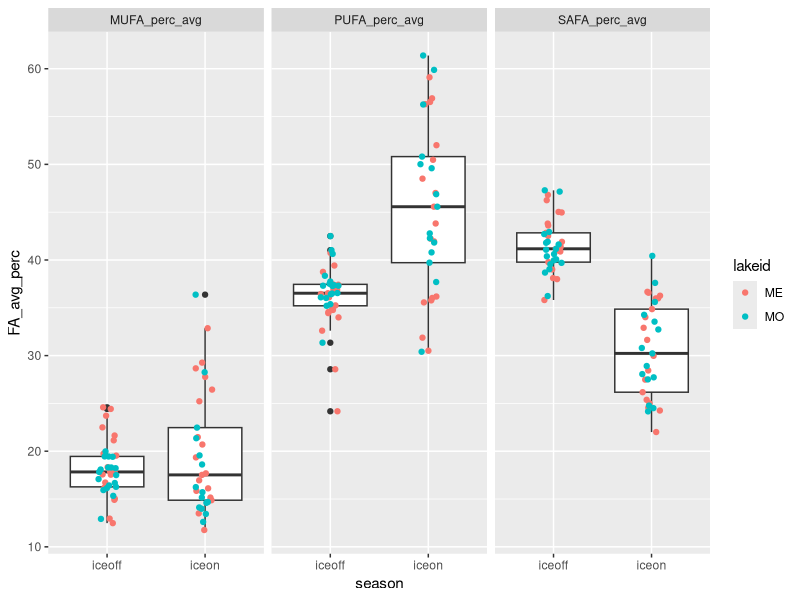
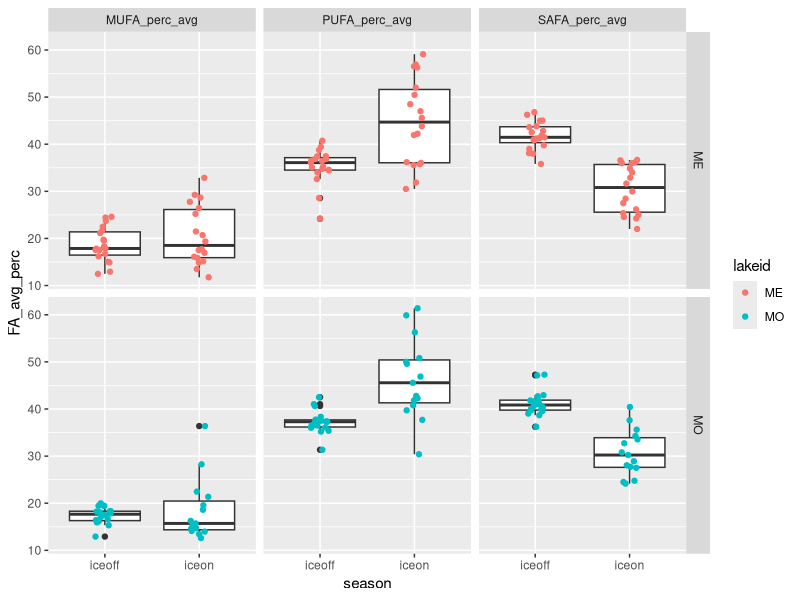
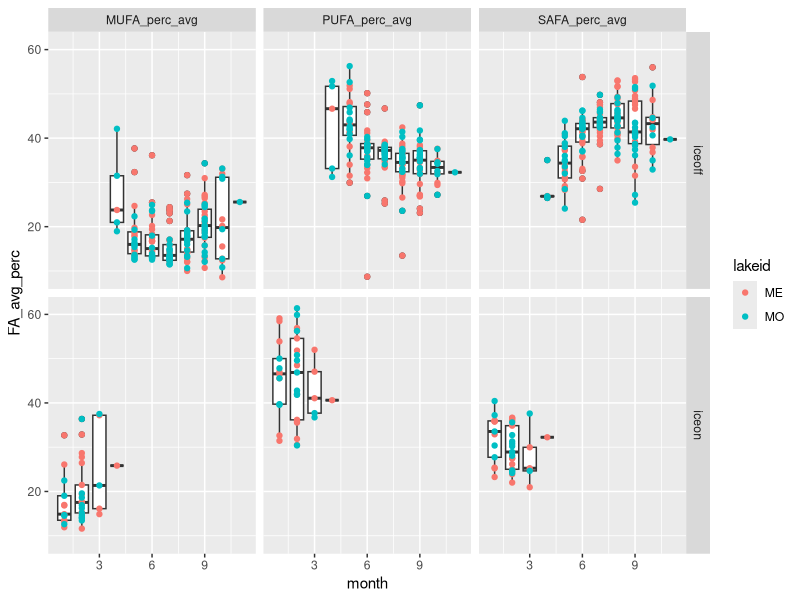
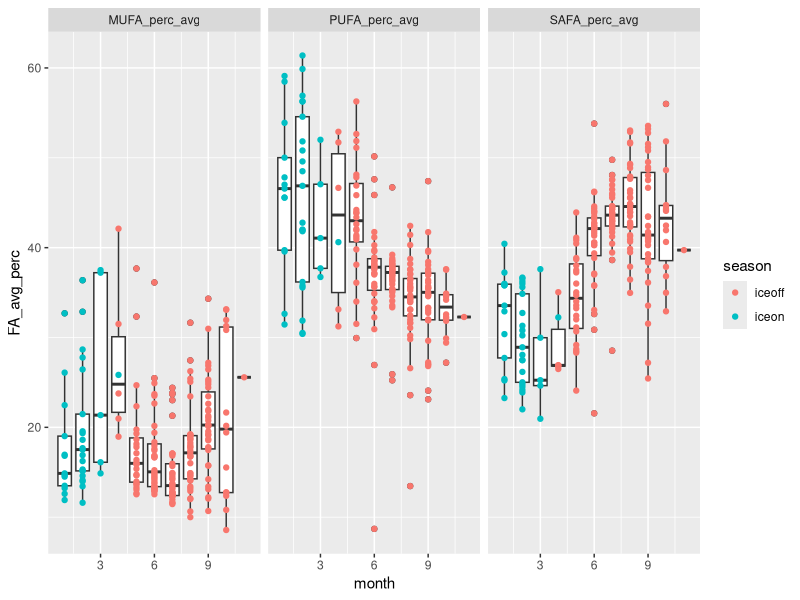

These charts were generated, in order, by the following R code:
# ============================================================== #
## ========================= OVERVIEW ========================= ##
# ============================================================== #

# Looking at iceon/iceoff community FA profiles
# Only using Lakes Mendota and Monona from LTER,
# as they have equivalent iceon/iceoff paired data
# Using AG PLoS paper FA dataset, with some aggregation/crosswalking
# to match LTER data.

# ============================================================== #
## =================== DATA WRANGLING STEPS =================== ##
# ============================================================== #

# 1) LTER data - read in, format dates, keep only ME/MO
# 2) read in iceon/iceoff data (ecology letters paper)
# 3) tag LTER data with season, keep only iceon/iceoff
# 4) aggregate LTER samples to month (mean taxa biomass by lake/year/month)
# 5) identify genera <5% of any sample - remove these genera
# 6) calculate dry weight (20% of wet weight)
# 7) read in FA PLoS data - keep freshwater, proportion data
# --> 7.5) fix FA/LTER group/division matches (see crosswalk.xlsx)
# 8) aggregate FA to genus and division level profiles
# 9) aggregate biomass to genus level
# 10) tag LTER data with whether has matching division/Group or genus in FA data
# 11) merge LTER with FA data (genus, division, NA matches)
# 12) weight FA data by biomass dry weight / total biomass (genus-level FA, independent of biomass)
# 13) aggregated weighted to community level 



# ============================================================== #
## ====================== SCRIPT BEGINS ======================= ##
# ============================================================== #

#load packages
library(dplyr)
library(reshape2)
library(tidyr)
library(lubridate)
library(vegan)
library(RColorBrewer)
library(ggplot2)

# ============================================================================
# ----> read in LTER phyto data

#read in, format dates so can stack ok 

madison <- read.csv("../Data/ntl88_v7.csv", stringsAsFactors = FALSE) %>% 
  mutate(date = as.Date(sampledate, format = "%m/%d/%Y")) %>% 
  select(-sampledate)

#only madison lakes have matching iceon/iceoff data
lter_lakes <- madison %>% 
  filter(lakeid %in% c("MO", "ME"))

#keep only necessary files
lter_lakes <- lter_lakes %>% 
  mutate(month = month(date),
         year = year(date)) %>% 
  select(lakeid, year, month, date, sta, depth_range, 
         division, genus, taxa_name, biomass_conc)

#=============================================================================
# ----> read in under ice data, for ice on/off timing
seasons_orig <- read.csv("../Data/under_ice_data.csv", stringsAsFactors = FALSE)

#keep only wisconsin, cols of interest, make start and end full dates
seasons_wisc <- seasons_orig %>% 
  filter(lakeregloc == "Wisconsin") %>% 
  select(year, season, lakename, lakeregloc, 
         startday, startmonth, startyear, 
         endday, endmonth, endyear) %>% #, 
  #iceduration, periodn, photicdepth, 
  #icedepth, snowdepth, airtemp) %>% 
  mutate(startmonum = match(startmonth, month.abb),
         endmonum = match(endmonth, month.abb)) %>% 
  mutate(startdate = paste(startyear, startmonum, startday, sep = "-"),
         enddate = paste(endyear, endmonum, endday, sep = "-"))

#unique(seasons_wisc$lakename)
#unique(lter_lakes$lakeid) %>% sort()

#make lakeid to match
seasons_lakes <- seasons_wisc %>% 
  mutate(lakeid = ifelse(lakename == "Lake Mendota", "ME", NA),
         lakeid = ifelse(lakename == "Lake Monona", "MO", lakeid)) %>% 
  select(season, lakeid, year, startdate, enddate) %>% 
  filter(lakeid %in% c("ME", "MO"))


#=============================================================================
# ----> tag data with season

lter_dates_only <- lter_lakes %>% 
  select(lakeid, year, date) %>% 
  unique() %>% 
  rename(sample_year = year) %>% 
  arrange(lakeid, sample_year)

#make seasons wide format to can have column "start", "sample", and "end" dates
seasons_lakes_wide <- seasons_lakes %>% 
  melt(id.vars = c("lakeid", "year", "season"), variable.name = "category", value.name = "date") %>% 
  mutate(seasons_category = paste(season, category, sep = "_")) %>% 
  select(-season, -category) %>% 
  dcast(lakeid + year ~ seasons_category, value.var = "date") %>% 
  rename(winter_yr = year) %>% 
  select(lakeid, winter_yr, iceon_startdate, iceon_enddate, iceoff_startdate, iceoff_enddate)

#we're only interested in iceon/iceoff
#(looking at ice vs stratified patterns in FA)

lter_seasons_pre <- merge(lter_dates_only, seasons_lakes_wide,
                      by = c("lakeid"), all.x = TRUE) %>% 
  #tag seasons with iceon/iceoff (NA if not fall within start/end dates)
  mutate(season = ifelse(date >= iceon_startdate & date <= iceon_enddate, "iceon", NA),
         season = ifelse(date >= iceoff_startdate & date <= iceoff_enddate, "iceoff", season)) %>% 
  #keep only samples that fall within iceon or iceoff
  filter(!is.na(season))

#merge back to full lter data
lter_seasons <- lter_seasons_pre %>% 
  #group things by *winter* year
  select(lakeid, date, winter_yr, season) %>% 
  merge(lter_lakes, by = c("lakeid", "date")) %>% 
  select(-year)

#=============================================================================
# ----> aggregate samples to month

#aggregate to month within *winter* year and lake (ignore station and depth for now)
#since ignoring "other" seasons, shouldn't have issue of sample dates across seasons

#using mean since some dates have multiple samples per month, while others have one or none
#using averages to account for multiple within-month samples, make comparable

lter_month <- lter_seasons %>% 
  #monthly taxa mean biomass (across stations and depth)
  group_by(lakeid, winter_yr, season, month, division, genus, taxa_name) %>% 
  summarize(biomass_ww_m = mean(biomass_conc, na.rm = TRUE)) %>% 
  as.data.frame()

#check out number of years
# lter_month %>% 
#   select(lakeid, winter_yr, season) %>% 
#   group_by(lakeid, season) %>% 
#   summarize(n = n_distinct(winter_yr))


#========================================================================
# ----> identify <5% of samples

#identify contributors (genus-level) <5% of any sample any date (within lake)
#use wet weight (shouldn't matter)

#find contributions to biomass, in terms of %
lter_contribs <- lter_month %>% 
  #for each lake/year/month, find total biomass
  group_by(lakeid, winter_yr, month) %>% 
  mutate(total_bm = sum(biomass_ww_m)) %>% 
  ungroup() %>% 
  #for lake/date, find genus biomass
  group_by(lakeid, winter_yr, month, genus) %>% 
  mutate(genus_bm = sum(biomass_ww_m)) %>% 
  as.data.frame() %>% 
  select(-taxa_name, -biomass_ww_m) %>% 
  #find percent genus biomass of total biomass
  mutate(perc_genus_bm = genus_bm / total_bm * 100) %>% 
  ungroup()  

#find genera that are ever over 5% of a sample BY LAKE
lter_high_contrib <- lter_contribs %>% 
  filter(perc_genus_bm >= 0.05)

lter_high_contrib_genera <- lter_high_contrib %>% 
  select(lakeid, genus) %>% 
  unique() %>% 
  arrange(lakeid, genus) %>% 
  mutate(high_p = "present")

#find genera that are NOT ever over 5% of a sample
lter_low_contrib <- lter_contribs %>% 
  filter(perc_genus_bm < 0.05) 

lter_low_contrib_genera <- lter_low_contrib %>% 
  select(lakeid, genus) %>% 
  unique() %>% 
  arrange(lakeid, genus) %>% 
  mutate(low_p = "present")

#merge, keep ones that are present in low and not in high
#(i.e., those that are never >=5% of a sample)
lter_remove_5 <- merge(lter_high_contrib_genera, lter_low_contrib_genera,
                       by = c("lakeid", "genus"), all = TRUE) %>% 
  #these are ones that are never >=5% of a lake sample
  filter(low_p == "present" & is.na(high_p))


#========================================================================
# ----> LTER after removals of low contributors

#by lake/date - total genus biomass AFTER remove low contribs
lter_after_remove <- lter_month %>% 
  #remove low contributors by lake and genus
  filter( !((lakeid %in% lter_remove_5$lakeid) & (genus %in% lter_remove_5$genus)) ) 

#add a dry weight biomass column
lter_use <- lter_after_remove %>% 
  mutate(biomass_dw = 0.20 * biomass_ww_m)


#========================================================================
# ----> read in fatty acid profiles

# read in PLoS fatty acid dataset
fa <- read.csv("../Data/PLoS_supp/S1_Dataset.csv", stringsAsFactors = FALSE)

#only want freshwater
#fa %>% group_by(Salinity) %>% summarize(n = length(Salinity))
fa_fresh <- filter(fa, Salinity == 0)

#want only proportion data
fa_fresh_prop <- filter(fa_fresh, Data == "prop")

#for now, we don't care about the experimental info
fa_fresh_prop_small <- fa_fresh_prop %>% 
  select(Group, Class, Order, Genus, species,
         sumSAFA, sumMUFA, sumPUFA,
         c18.2w6, c18.3w6, c18.3w3,
         c18.4w3, c18.5w3, 
         c20.4w6, c20.5w3, c22.6w3)

#========================================================================
# ----> fix FA/LTER group/division matches

#existing matches: Chlorophyta, Cryptophyta, Rhodophyta

#make match at group/division level: 
#   Cyanobacteria (FA) = Cyanophyta (LTER)
#   Dinophyta (FA) = Pyrrhophyta (LTER)
#   Euglenozoa (FA) = Euglenophyta (LTER)

#match division to non-group
#   Chrysophyta (LTER) = class Chrysophyceae (FA)
#   Xanthophyta (LTER) = class Xanthophyceae (FA)
#   Haptophyta (LTER) = genus Chromulina (FA)
#   Bacillariophyta (LTER) = average of classes 
#                 Bacillariophyceae, Fragilariophyceae, Coscinodiscophyceae (FA)
#       [Bacillariophyta is multiple classes - for these 3 classes, find average FA profile]

fa_fix <- fa_fresh_prop_small %>% 
  #first, match at group level
  mutate(GroupDiv = ifelse(Group == "Cyanobacteria", "Cyanophyta", Group),
         GroupDiv = ifelse(Group == "Dinophyta", "Pyrrhophyta", GroupDiv),
         GroupDiv = ifelse(Group == "Euglenozoa", "Euglenophyta", GroupDiv),
         #match at single class level
         GroupDiv = ifelse(Class == "Chrysophyceae", "Chrysophyta", GroupDiv),
         GroupDiv = ifelse(Class == "Xanthophyceae", "Xanthophyta", GroupDiv),
         #match at genus level
         GroupDiv = ifelse(Genus == "Chromulina", "Haptophyta", GroupDiv),
         #Bacillariophyta is multiple classes
         GroupDiv = ifelse(Class %in% c("Bacillariophyceae", "Fragilariophyceae", "Coscinodiscophyceae"),
                           "Bacillariophyta", GroupDiv))

# fa_fix %>% select(Group, GroupDiv) %>% unique()
# fa_fix %>% filter(GroupDiv %in% c("Bacillariophyta", "Xanthophyta")) %>% select(Group, Class, GroupDiv) %>% unique()
# fa_fix %>% filter(GroupDiv == "Haptophyta") %>% select(Group, Class, Genus, GroupDiv) %>% unique()
# #yes, works as it should


#========================================================================
# ----> tag LTER data with whether matching genus/division in FA data

lter_fa_tag <- lter_use %>%
  #tag at which level it matches
  #not that groupdiv level is a combination of groups/classes/genus
  mutate(cat = ifelse(division %in% fa_fix$GroupDiv, "groupdiv", NA)) %>%
  mutate(cat = ifelse(genus %in% fa_fix$Genus, "genus", cat))

tags <- lter_fa_tag %>% select(division, genus, cat) %>% unique()

# unique(fa_fix$GroupDiv) %>% sort()
# unique(lter_use$division) %>% sort()


#========================================================================
# ----> find FA genus and division-level profiles

#within genus, what's the average FA profile
fa_genus <- fa_fix %>% 
  group_by(GroupDiv, Genus) %>% 
  summarize(gen_avg_sumSAFA = mean(sumSAFA),
            gen_avg_sumMUFA = mean(sumMUFA),
            gen_avg_sumPUFA = mean(sumPUFA),
            gen_avg_c18.2w6 = mean(c18.2w6),
            gen_avg_c18.3w6 = mean(c18.3w6),
            gen_avg_c18.3w3 = mean(c18.3w3),
            gen_avg_c18.4w3 = mean(c18.4w3),
            gen_avg_c18.5w3 = mean(c18.5w3),
            gen_avg_c20.4w6 = mean(c20.4w6),
            gen_avg_c20.5w3 = mean(c20.5w3),
            gen_avg_c22.6w3 = mean(c22.6w3)) %>% 
  as.data.frame()

#within group/div (FA/LTER fixed croswalk), what's the average FA profile
fa_groupdiv <- fa_fix %>% 
  group_by(GroupDiv) %>% 
  summarize(grpdiv_avg_sumSAFA = mean(sumSAFA),
            grpdiv_avg_sumMUFA = mean(sumMUFA),
            grpdiv_avg_sumPUFA = mean(sumPUFA),
            grpdiv_avg_c18.2w6 = mean(c18.2w6),
            grpdiv_avg_c18.3w6 = mean(c18.3w6),
            grpdiv_avg_c18.3w3 = mean(c18.3w3),
            grpdiv_avg_c18.4w3 = mean(c18.4w3),
            grpdiv_avg_c18.5w3 = mean(c18.5w3),
            grpdiv_avg_c20.4w6 = mean(c20.4w6),
            grpdiv_avg_c20.5w3 = mean(c20.5w3),
            grpdiv_avg_c22.6w3 = mean(c22.6w3)) %>% 
  as.data.frame()


#========================================================================
# ----> aggregate biomass to GENUS
# when missing genus, stick with GENUS biomass but sub in DIVISION fatty acid profile

#aggregate biomass to genus
lter_level_bm <- lter_use %>% 
  group_by(lakeid, winter_yr, season, month, division, genus) %>% 
  summarize(bm_ww_g = sum(biomass_ww_m, na.rm = TRUE),
         bm_drw_g = sum(biomass_dw, na.rm = TRUE)) %>% 
  as.data.frame() 

#merge with tag info
lter_level_bm_tag <- merge(lter_level_bm, tags, by = c("division", "genus"), all = TRUE)

# lter_level_bm_tag %>%
#   select(division, genus, cat) %>%
#   unique() %>%
#   group_by(cat) %>%
#   summarize(n = length(cat)) %>%
#   as.data.frame()

#        cat  n
# 1    genus 35
# 2 groupdiv 95
# 3     <NA>  1

#========================================================================
# ----> merge with FA profiles

# --> genus level FA - matches genus-level biomass
# merges GENUS level biomass with GENUS level FA profiles
tags_fa_genus <- lter_level_bm_tag %>% 
  #only looking at genus-level matches
  filter(cat == "genus") %>% 
  #rename for downstream stacking
  rename(biomass_wet_weight = bm_ww_g,
         biomass_dry_weight = bm_drw_g) %>% 
  #merge with FA genus level data
  merge(fa_genus,  
        by.x = "genus", by.y = "Genus",
        all.x = TRUE) %>% 
  #organize columns
  select(GroupDiv, genus, cat, lakeid, winter_yr, month, season,
         biomass_wet_weight, biomass_dry_weight,
         gen_avg_sumSAFA,
         gen_avg_sumMUFA,
         gen_avg_sumPUFA,
         gen_avg_c18.2w6,
         gen_avg_c18.3w6,
         gen_avg_c18.3w3,
         gen_avg_c18.4w3,
         gen_avg_c18.5w3,
         gen_avg_c20.4w6,
         gen_avg_c20.5w3,
         gen_avg_c22.6w3)

#remove labels in headers
names(tags_fa_genus) <- gsub("gen_avg_", "", names(tags_fa_genus))

# --> division level FA - matches division level biomass
# merges GENUS level biomass with DIVISION level FA profiles
# (missing genera in FA get division level FA)
tags_fa_groupdiv <- lter_level_bm_tag %>% 
  #keep only those matching at groupdiv level
  filter(cat == "groupdiv") %>% 
  #rename for downstream stacking
  rename(biomass_wet_weight = bm_ww_g,
         biomass_dry_weight = bm_drw_g) %>% 
  #merge with FA division/group level data
  #merge with FA genus level data
  merge(fa_groupdiv,  
        by.x = "division", by.y = "GroupDiv",
        all.x = TRUE) %>% 
  rename(GroupDiv = division) %>% 
  #organize columns
  select(GroupDiv, genus, cat, lakeid, winter_yr, month, season,
         biomass_wet_weight, biomass_dry_weight,
         grpdiv_avg_sumSAFA,
         grpdiv_avg_sumMUFA,
         grpdiv_avg_sumPUFA,
         grpdiv_avg_c18.2w6,
         grpdiv_avg_c18.3w6,
         grpdiv_avg_c18.3w3,
         grpdiv_avg_c18.4w3,
         grpdiv_avg_c18.5w3,
         grpdiv_avg_c20.4w6,
         grpdiv_avg_c20.5w3,
         grpdiv_avg_c22.6w3)

#remove labels in headers
names(tags_fa_groupdiv) <- gsub("grpdiv_avg_", "", names(tags_fa_groupdiv))

# --> does NOT have associated FA
#leaving biomass at genus level
tags_fa_NA <- lter_level_bm_tag %>% 
  filter(is.na(cat)) %>% 
  rename(biomass_wet_weight = bm_ww_g,
         biomass_dry_weight = bm_drw_g) %>% 
  rename(GroupDiv = division) %>% 
  select(GroupDiv, genus, cat, lakeid, winter_yr, month, season,
         biomass_wet_weight, biomass_dry_weight) %>% 
  #add NA columns
  mutate(          sumSAFA = NA,
                   sumMUFA = NA,
                   sumPUFA = NA,
                   c18.2w6 = NA,
                   c18.3w6 = NA,
                   c18.3w3 = NA,
                   c18.4w3 = NA,
                   c18.5w3 = NA,
                   c20.4w6 = NA,
                   c20.5w3 = NA,
                   c22.6w3 = NA)

# --> merge together
full_dat <- rbind(tags_fa_genus, tags_fa_groupdiv, tags_fa_NA)


#========================================================================
# ----> weight FA profiles by biomass

# Data == "prop" is FA % of dry weight
# so it's a fatty acid proportion of dry weight (of genus or division, by cat)

# What we want is "what are the average proportions of SAFA, MUFA, PUFA 
# present in the community, irrespective of total biomass?" 
# (i.e. we know there is higher biomass in summer - the Circus Circus buffet)
# SH: pretty sure that what we want then is:(biomass_dry_weight * sumSAFA)/total dry weight

full_dat_weighted <- full_dat %>% 
  #find total dry weight biomass for each *sample point*
  group_by(lakeid, winter_yr, season, month) %>% 
  mutate(sample_date_dry_weight_total = sum(biomass_dry_weight)) %>% 
  ungroup() %>% 
  #weight FA by biomass - per row (genus within sample date)
  #if FA is % dry weight, then FA * dry weight = biomass of that FA
  #here, sample_date_dry_weight_total is community-level biomass
  #FA props are genus-level
  mutate(sumSAFA_prop = (biomass_dry_weight * sumSAFA)/sample_date_dry_weight_total,
         sumMUFA_prop = (biomass_dry_weight * sumMUFA)/sample_date_dry_weight_total,
         sumPUFA_prop = (biomass_dry_weight * sumPUFA)/sample_date_dry_weight_total,
         c18.2w6_prop = (biomass_dry_weight * c18.2w6)/sample_date_dry_weight_total,
         c18.3w6_prop = (biomass_dry_weight * c18.3w6)/sample_date_dry_weight_total,
         c18.3w3_prop = (biomass_dry_weight * c18.3w3)/sample_date_dry_weight_total,
         c18.4w3_prop = (biomass_dry_weight * c18.4w3)/sample_date_dry_weight_total,
         c18.5w3_prop = (biomass_dry_weight * c18.5w3)/sample_date_dry_weight_total,
         c20.4w6_prop = (biomass_dry_weight * c20.4w6)/sample_date_dry_weight_total,
         c20.5w3_prop = (biomass_dry_weight * c20.5w3)/sample_date_dry_weight_total,
         c22.6w3_prop = (biomass_dry_weight * c22.6w3)/sample_date_dry_weight_total) %>% 
  as.data.frame()

#filter(full_dat_weighted, lakeid == "MO" & winter_yr == 2002 & month == 8)

#keep only columns of interest
full_dat_weighted_small <- full_dat_weighted %>% 
  select(GroupDiv, genus, cat, lakeid, winter_yr, month, season, 
         sumSAFA_prop, sumMUFA_prop, sumPUFA_prop,
         c18.2w6_prop, c18.3w6_prop, c18.3w3_prop,
         c18.4w3_prop, c18.5w3_prop,
         c20.4w6_prop, c20.5w3_prop, c22.6w3_prop)

#this is basically saying:
#for each time point, a genus has some proportion FAs
#we want to aggregate to community, then to season

#ADD UP all MUFA/PUFA/SAFA within a community
#to get community-level amount
#I have proved to myself using pen, paper, and basic algebra that this will work

full_dat_weighted_date_FA <- full_dat_weighted_small %>% 
  #get community-level FA props for each time point
  group_by(lakeid, winter_yr, month, season) %>% 
  summarize(MUFA_perc = sum(sumMUFA_prop, na.rm = TRUE),
            PUFA_perc = sum(sumPUFA_prop, na.rm = TRUE),
            SAFA_perc = sum(sumSAFA_prop, na.rm = TRUE)) %>% 
  as.data.frame()

# summary(full_dat_weighted_date_FA) 

# #now aggregate to season - find average MUFA/PUFA/SAFA profile for each season (all years, boths lakes)
# full_dat_weighted_date_FA %>% 
#   group_by(season) %>% 
#   summarize(MUFA_perc_avg = mean(MUFA_perc),
#             PUFA_perc_avg = mean(PUFA_perc),
#             SAFA_perc_avg = mean(SAFA_perc)) %>% 
#   as.data.frame()
# #doesn't quite add up to 100%, more like 95%, but not unexpected since on average

#aggregate to lake/month/year/season
full_dat_weighted_month_season_FA <- full_dat_weighted_date_FA %>% 
  #aggregate across months within season, find average FAs
  group_by(lakeid, winter_yr, season, month) %>% 
  summarize(MUFA_perc_avg = mean(MUFA_perc, na.rm = TRUE),
            PUFA_perc_avg = mean(PUFA_perc, na.rm = TRUE),
            SAFA_perc_avg = mean(SAFA_perc, na.rm = TRUE)) %>% 
  as.data.frame()

#aggregate to lake/year/season
full_dat_weighted_yr_season_FA <- full_dat_weighted_date_FA %>% 
  #aggregate across months within season, find average FAs
  group_by(lakeid, winter_yr, season) %>% 
  summarize(MUFA_perc_avg = mean(MUFA_perc, na.rm = TRUE),
            PUFA_perc_avg = mean(PUFA_perc, na.rm = TRUE),
            SAFA_perc_avg = mean(SAFA_perc, na.rm = TRUE)) %>% 
  as.data.frame()
#note: doesn't add up to quite 100% (working with averages)
#also, data only goes to 2013 (may need to adjust iceon/iceoff dates from raw LTER snow/ice data)


summary(full_dat_weighted_yr_season_FA)
#MUFA: 11-36
#PUFA: 24-61
#SAFA: 22-47

# ============================================================== #
## ========= END OF DATA WRANGLING - ANALYSIS BEGINS ========== ##
# ============================================================== #

# ----> make lake/year/season data long for plotting and analysis
dat_yr_long <- full_dat_weighted_yr_season_FA %>% 
  melt(id.vars = c("lakeid", "winter_yr", "season")) %>% 
  rename(FA_type = variable, FA_avg_perc = value)

#check out data
head(dat_yr_long)

#plot it up
ggplot(dat_yr_long, aes(season, FA_avg_perc)) +
  geom_boxplot() +
  geom_jitter(width = 0.1, aes(color = lakeid)) +
  facet_wrap(~FA_type)
#MUFA shows no diff, but PUFA/SAFA do:
#PUFA higher in winter, SAFA higher in summer
  
#try ANOVAs - looking at lakes together

#MUFA
mufa1 <- aov(FA_avg_perc ~ season, dat = filter(dat_yr_long, FA_type == "MUFA_perc_avg"))
summary(mufa1) #p=0.175- does not differ by season

#PUFA
pufa1 <- aov(FA_avg_perc ~ season, dat = filter(dat_yr_long, FA_type == "PUFA_perc_avg"))
summary(pufa1) #p<<0.001 (PUFA signif higher in winter)

#SAFA
safa1 <- aov(FA_avg_perc ~ season, dat = filter(dat_yr_long, FA_type == "SAFA_perc_avg"))
summary(safa1) #p<<0.001 (SAFA signif higher in winter)

#what if split lakes?
ggplot(dat_yr_long, aes(season, FA_avg_perc)) +
  geom_boxplot() +
  geom_jitter(width = 0.1, aes(color = lakeid)) +
  facet_grid(lakeid~FA_type)
#same trends - MUFA no diff, PUFA higher in winter, SAFA higher in summer

# ----> check out months within seasons

#make long
dat_month_long <- full_dat_weighted_month_season_FA %>% 
  melt(id.vars = c("lakeid", "winter_yr", "season", "month")) %>% 
  rename(FA_type = variable, FA_avg_perc = value)

#check out
head(dat_month_long)

#plot FA by category and month, between seasons, colored by lake
ggplot(dat_month_long, aes(month, FA_avg_perc, group = month)) +
  geom_boxplot() +
  geom_point(aes(color = lakeid)) +
  facet_grid(season ~ FA_type)

#together, colored by season not lake
ggplot(dat_month_long, aes(month, FA_avg_perc, group = month)) +
  geom_boxplot() +
  geom_point(aes(color = season)) +
  facet_wrap(~FA_type)
